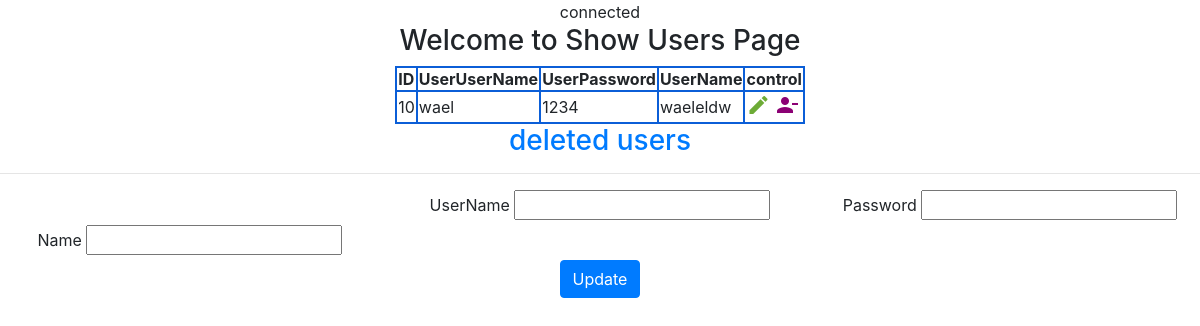
The app's page /showusers.php with its own data.
### tables this page shows
CREATE TABLE IF NOT EXISTS `users` (
  `id` int(11) NOT NULL AUTO_INCREMENT,
  `username` varchar(50) NOT NULL,
  `password` varchar(140) NOT NULL,
  `name` varchar(50) DEFAULT NULL,
  `status` tinyint(1) DEFAULT NULL,
  PRIMARY KEY (`id`),
  UNIQUE KEY `username` (`username`)
);

### showusers.php (the view, shortened to what this page needs)
<?php
require_once "connection.php";
$querystr = $connection->prepare("select * from users where status=1");
$querystr->execute();
$users = $querystr->fetchAll(PDO::FETCH_CLASS,'User');
?>
<!doctype html>
<html lang="en">
<head>
    <link rel="stylesheet" href="../css/bootstrap.min.css">
</head>
<body>
<h3>Welcome to Show Users Page</h3>
<center>
    <table >
        <tr>
            <th>ID</th>
            <th>UserUserName</th>
            <th>UserPassword</th>
            <th>UserName</th>
            <th>control</th>
        </tr>
        <?php foreach ($users as $user): ?>
            <tr>
                <td><?=$user->id?></td>
                <td><?=$user->username?></td>
                <td><?=$user->password?></td>
                <td><?=$user->name?></td>
                <td><a title="تعديل" href="edituser.php?id=<?= $user->id?>"><i class="material-icons" style="color: rgba(70,149,0,0.79)">edit</i></a> <a title="انت ف وعيك يبني " href="softdeleteuser.php?id=<?= $user->id?>"><i class="material-icons" style="color: #8b0074;">person_remove</i></a> </td></td>
            </tr>
        <?php endforeach; ?>
    </table>
</center>
    <h3 style="color: forestgreen"> <a href="deletedusers.php"> deleted users </a></h3>
<hr>
<form class="row g-3 needs-validation" action="insertuser.php" method="post" novalidate>
    <div class="col-md-4">
    </div>
    <div class="col-md-4">
        <label>UserName</label>
        <input type="text" name="username"   required>
    </div>
    <div class="col-md-4">
        <label >Password</label>
        <input type="password" name="password"  required>
    </div>
    <div class="col-md-4">
        <label >Name</label>
        <input type="text" name="name"  required>
    </div>
    <div class="col-12">
        <button class="btn btn-primary" name="insertuser" type="submit">Update</button>
    </div>
</form>
</body>
</html>

### showusers.php (style rules this page uses)
body { text-align: center; }
table,tr,th,td { border: 2px solid #0b5ed7; }

### records on screen
users: id "10", username "wael", password "1234", name "waeleldw"
